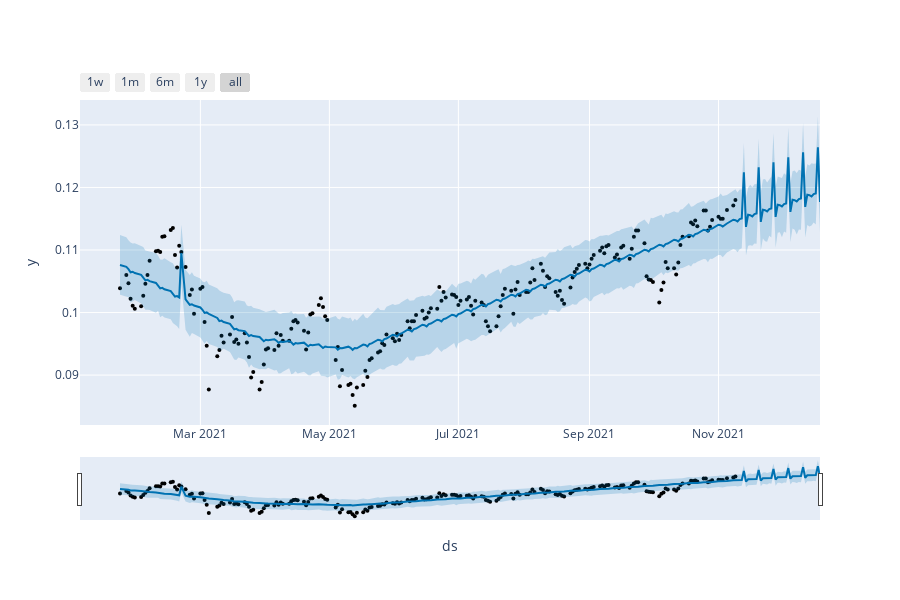

Notebook source saved alongside this figure:
### Code cell
from prophet.plot import plot_plotly, plot_components_plotly
future = model.make_future_dataframe(periods=40)
future.tail()
forecast = model.predict(future)
plot_plotly(model, forecast)

### Figure 1 — Plotly figure (JSON) as saved in the notebook; plotly's stock layout.template omitted (floating-point values rounded to 4 significant figures; data arrays with more than 128 entries replaced by an {"elided": "..."} marker saying what was removed)
{"data": [{"marker": {"color": "black", "size": 4}, "mode": "markers", "name": "Actual", "type": "scatter", "x": {"elided": "205 str values"}, "y": {"elided": "205 float values"}}, {"hoverinfo": "skip", "line": {"width": 0}, "mode": "lines", "type": "scatter", "x": {"elided": "245 str values"}, "y": {"elided": "245 float values"}}, {"fill": "tonexty", "fillcolor": "rgba(0, 114, 178, 0.2)", "line": {"color": "#0072B2", "width": 2}, "mode": "lines", "name": "Predicted", "type": "scatter", "x": {"elided": "245 str values"}, "y": {"elided": "245 float values"}}, {"fill": "tonexty", "fillcolor": "rgba(0, 114, 178, 0.2)", "hoverinfo": "skip", "line": {"width": 0}, "mode": "lines", "type": "scatter", "x": {"elided": "245 str values"}, "y": {"elided": "245 float values"}}], "layout": {"height": 600, "showlegend": false, "width": 900, "xaxis": {"rangeselector": {"buttons": [{"count": 7, "label": "1w", "step": "day", "stepmode": "backward"}, {"count": 1, "label": "1m", "step": "month", "stepmode": "backward"}, {"count": 6, "label": "6m", "step": "month", "stepmode": "backward"}, {"count": 1, "label": "1y", "step": "year", "stepmode": "backward"}, {"step": "all"}]}, "rangeslider": {"visible": true}, "title": {"text": "ds"}, "type": "date"}, "yaxis": {"title": {"text": "y"}}}}
